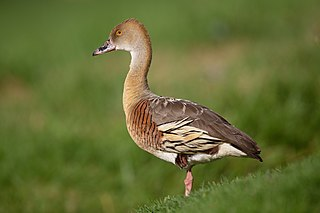
#> input picture machineLearningShapeReco/tp1/img/practice_01/sample_img.png, 320 x 213 px
$ jupyter execute practice_01-03_image-manipulations.ipynb   (shell and % lines are left out)
#> lines starting #> are read from the running program, lines starting #| are printed output that depends on the picture; after the words box and inside, x2 and y2 are one past the last pixel; in counts of white or black regions, pixels touching at a corner belong together
EPITA 2024 MLRF practice_01-03_image-manipulations v2024-04-18_224843 by Joseph CHAZALON

<div style="overflow: auto; padding: 10px; margin: 10px 0px">


This work is licensed under a [Creative Commons Attribution 4.0 International License](http://creativecommons.org/licenses/by/4.0/).
</div>

# Practice session 1 part 3: Image manipulations

Make sure you read and understand everything, and complete all the required actions.
**Required actions** are preceded by the following sign:

Perform a couple checks…

[cell 1]
# deactivate buggy jupyter completion

Import the modules we already know

[cell 2]
import numpy as np
import matplotlib.pyplot as plt

## About OpenCV and scikit-image

[OpenCV](https://opencv.org/) is an open-source library originally developped at Intel. Its documentation is available here: https://docs.opencv.org/. Its current version is 4.3.0. It is written in C++ and had bindings for Java, Python and Javascript. It contains a huge number of algorithms and techniques for many computer vision problems.

We will use the Python wrapper and a pre-packaged Python package available here: https://pypi.org/project/opencv-python/. If necessary, it can be installed using pip:
```shell
pip install --user opencv-contrib-python-headless
```

OpenCV used to have a pretty readable documentation for the 2.x series, but the latest versions made it harder to develop Python code. However, its processing speed usually is fair and it is a good prototyping tool. Python samples usually a great source of inspiration; they are available under the [sample/python](https://github.com/opencv/opencv/tree/master/samples/python) source tree.

[scikit-image](https://scikit-image.org/) is another open-source library moslty written in Python. It more recent but it gains power and it completes well OpenCV for some problems, even if it often is slower than OpenCV. Its API is also simpler to use in Python and its documentation (available here: http://scikit-image.org/docs/stable/) is very pleasant to read.
If necessary, it can be installed using pip:
```shell
pip install --user scikit-image
```

We will go through the basic image manipulation tasks using both OpenCV and scikit-image.
Later, you may need to use both of them so make sure to have a look at both.
The good thing is that **they both heavily rely on NumPy to represent image data**, so an important part of what follows will actually be NumPy code!

Import **new modules** we will now use.

[cell 3]
import cv2
import skimage

If the previous imports failed, you may now install the packages you need.

[cell 4]
# TODO do you need to install packages?

### Similarities between OpenCV and scikit-image
1. Raw image data is usable as a NumPy array.
2. They have the same coordinate system: the origin (0, 0) is at top-left corner.
3. The underlying buffer has the same shape: (rows, columns, channels).

### Differences between OpenCV and scikit-image
1. The most important difference is that OpenCV represents the underlying image buffer with channels in the BGR order, whereas scikit-image represents it in the RGB order.
2. OpenCV represents images using a strict set of types (`uint8` or `CV_8U` for most operations) but sometimes accepts `uint16` / `CV_16U` or `float32` / `CV_32F` values. Expect strange error messages from the the wrapper complaining about incompatible types. scikit-image, on the other hand, tends to work better with floats, though it supports other NumPy types well.
3. Many OpenCV functions require a `size` parameter (to resize an image, to create a structuring element, etc.) and this `size` usually is the reversed `shape` of the resulting NumPy object! **Just remember to be extra careful with the `size` parameter of OpenCV functions.**

## Reading and writing images
Let's get started!

### scikit-image version
You can read and write image using the [skimage.io module](http://scikit-image.org/docs/stable/api/skimage.io.html).

<div style="overflow: auto; border-style: dotted; border-width: 1px; padding: 10px; margin: 10px 0px">

**Read the image `"img/practice_01/sample_img.png"` and display its shape and data type.**
</div>

[cell 5]
# TODO read image an display its shape and its dtype
from skimage.io import *
im_ski = imread("img/practice_01/sample_img.png")
#> im_ski is the input picture: shape (213, 320, 3); mean R, G, B 100.6, 109, 52.8
im_ski.shape , im_ski.dtype

<div style="overflow: auto; border-style: dotted; border-width: 1px; padding: 10px; margin: 10px 0px">

**Now display the image using matplotlib.**
</div>

[cell 6]
# TODO display image (hint: use matplotlib's imshow function)
plt.figure()
plt.imshow(im_ski)
plt.show()

<div style="overflow: auto; border-style: dotted; border-width: 1px; padding: 10px; margin: 10px 0px">

**Write the image under another name (maybe another format) at any place you like.**

**(Optional) Use a shell escape to call the `identify` program and check it was created with the appropriate content.**
</div>

[cell 7]
# TODO
# imsave("img/practice_01/sample_img_save.png", im_ski)

### OpenCV version
OpenCV exposes `imread` and `imsave` directly in the main namespace.

<div style="overflow: auto; border-style: dotted; border-width: 1px; padding: 10px; margin: 10px 0px">

**Perform the same operations using OpenCV. What's wrong?**
</div>

[cell 8]
# TODO load image
im_ocv = cv2.imread("img/practice_01/sample_img.png")
im_ocv.shape, im_ocv.dtype
# ...

[cell 9]
# TODO display
plt.imshow(im_ocv)

<div style="overflow: auto; border-style: dotted; border-width: 1px; padding: 10px; margin: 10px 0px">

**Complete the following explaination.**
</div>

Matplotlib expects images with channels in the ??? order, while OpenCV channels are stored in ... order.

OpenCV makes is easy to convert colors between many formats. The `cv2.cvtColor` function is the one you are looking for. Conversion code start with `cv2.COLOR_*`.

<div style="overflow: auto; border-style: dotted; border-width: 1px; padding: 10px; margin: 10px 0px">

**Convert the color of the image passed to the plotting function to correct its appearance.**
</div>

[cell 10]
# TODO new plot

im_ocv = cv2.cvtColor(im_ocv, cv2.COLOR_BGR2RGB)
plt.imshow(im_ocv)

## Selecting image areas
You can select image areas using any NumPy indexing, slicing or masking method you like.

<div style="overflow: auto; border-style: dotted; border-width: 1px; padding: 10px; margin: 10px 0px">

**Find the right selection code to erase the duck's head.**
</div>

[cell 11]
# TODO find the right selection code to erase the duck's head
im_test = im_ski.copy()
im_test[20:60, 90:150] = 0
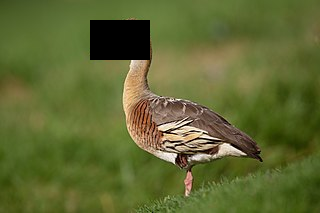
#> im_test: shape (213, 320, 3); 3.52% of pixels changed, all inside (x1, y1, x2, y2) = (90, 20, 150, 60)
plt.figure()
plt.imshow(im_test)
plt.title("head-less duck")
plt.show()

Masking is a very powerful tool, allowing you to threshold images in a single line of code.

<div style="overflow: auto; border-style: dotted; border-width: 1px; padding: 10px; margin: 10px 0px">

**Conversely, display only the head of the duck.**
</div>

This shows you how to select regions of interest (ROIs) easily.

[cell 12]
#TODO display duck head
plt.imshow(im_ski[20:60, 90:150])
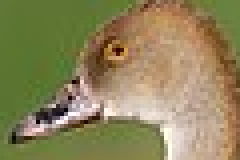
#> shown: shape (40, 60, 3) (shown 4 times larger); mean R, G, B 142, 132.3, 89.9

<div style="overflow: auto; border-style: solid; border-color: red; border-width: 1px; padding: 10px; margin: 10px 0px">


**Now you can realize that the $(x,y)$ notation from cartesian systems is misleading here: $x$ would be the second coordinate and $y$ the first one.**

This is a common source of confusion and we recommend that you use $(row, col)$ notation instead, which better aligns with the row-major buffer storage in NumPy. Another advantage is that the "heigth" and "width" terms which are very commonly used make more sense in this convention.

Another important thing to note is that the `shape` of some image therefore always is `(rows, columns, channels)` (for OpenCV, scikit-image and most of Python image libraries), which is equivalent to `(height, width, channels)`.
Beware: image processing software often communicate the shape of an image in the $(width, height)$ convension (like screen resolutions we are used to), so **be extra careful when reading coordinates and shapes!**
</div>

## Masking

<div style="overflow: auto; border-style: dotted; border-width: 1px; padding: 10px; margin: 10px 0px">

**Improve the code below to remove as much background as possible using a color mask.**
</div>

This will be a very naive segmentation, making good use of the properties of the image!

*Tip 1: You can either choose to keep the foreground, or to remove the background.*

*Tip 2: use `np.logical_and` or `&` to combine boolean masks.*

[cell 13]
# TODO erase much of the background to segment the duck
from functools import reduce
im_test = im_ski.copy()
plt.figure(figsize=(12,8))
mask = ((im_test[...,0] >= 64) & (im_test[...,0] <= 255)  # FIXME edit those lines
        & (im_test[...,1] >= 150) & (im_test[...,1] <= 255)
        & (im_test[...,2] >= 64) & (im_test[...,2] <= 255))
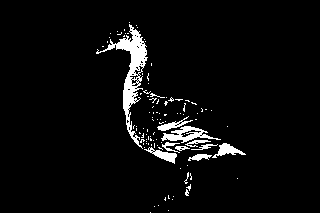
#> mask: shape (213, 320) bool; 4.5% white; 105 white regions (93 under 20 px), largest, box (x1, y1, x2, y2) and area: (96, 24, 148, 149) 1368, (161, 126, 221, 143) 408, (212, 143, 246, 158) 208
im_test[mask] = 0  # The mask is True for background pixels here, we erase selected pixels
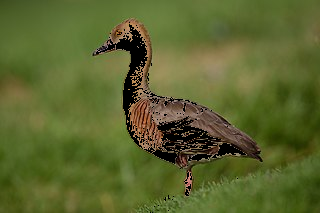
#> im_test: shape (213, 320, 3); 4.48% of pixels changed, all inside (x1, y1, x2, y2) = (96, 22, 246, 213)
plt.subplot(1, 2, 1)
plt.imshow(im_test)
plt.axis('off')
plt.title("background-less duck")
plt.subplot(1, 2, 2)
plt.axis('off')
plt.title("mask")
plt.imshow(mask, cmap='gray')

It is (maybe) your first optimisation problem for image processing!

What you did was trying to find good parameters (thresholds) in the color space:
- low and high R values,
- low and high G values,
- low and high B values.

Could you automate that process? Could you compute the optimal parameters in some way?

<div style="overflow: auto; border-style: dotted; border-width: 1px; padding: 10px; margin: 10px 0px">

**Write down some ideas about how to automate the process of finding the appropriate thresholds.**
</div>

TODO throw some quick ideas here.

Dominant colors like red, green, blue and yellow can be segmented pretty easily when analyzed in LAB color space. LAB space has 3 channels, out of which only 2 are color channels while 1 is a brightness channel:

L-channel: represents the brightness
A-channel: represents the amount of red/green color
B-channel: represents the amount of blue/yellow color

[cell 14]
img = im_ski.copy()

lab = cv2.cvtColor(img, cv2.COLOR_RGB2LAB)
#> lab: shape (213, 320, 3); mean of channels 0, 1, 2 112.4, 115.7, 158
a_channel = lab[:, :, 1]
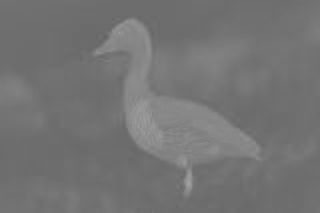
#> a_channel: shape (213, 320); min 100, max 161, mean 115.7

# Appliquer le seuillage d'Otsu sur le canal "A"
_, th = cv2.threshold(a_channel, 0, 255, cv2.THRESH_BINARY + cv2.THRESH_OTSU)
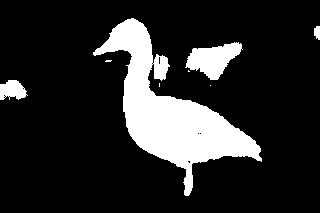
#> th: shape (213, 320); 16.3% white; 8 white regions (4 under 20 px), largest, box (x1, y1, x2, y2) and area: (93, 18, 262, 196) 9366, (185, 42, 243, 80) 1225, (0, 80, 28, 100) 399, (314, 26, 320, 40) 69


m1 = cv2.merge([th, th, th])
#> m1: shape (213, 320, 3); mean of channels 0, 1, 2 41.4, 41.4, 41.4

img[m1 == 0] = 0
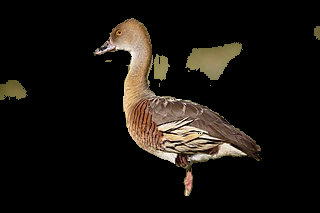
#> img: shape (213, 320, 3); mean R, G, B 23.7, 19.9, 15.2

plt.figure(figsize=(12, 8))

plt.subplot(1, 2, 1)
plt.imshow(img)
plt.axis('off')
plt.title("Canard sans fond")

plt.subplot(1, 2, 2)
plt.imshow(th, cmap='gray')
plt.axis('off')
plt.title("Masque")

plt.show()
